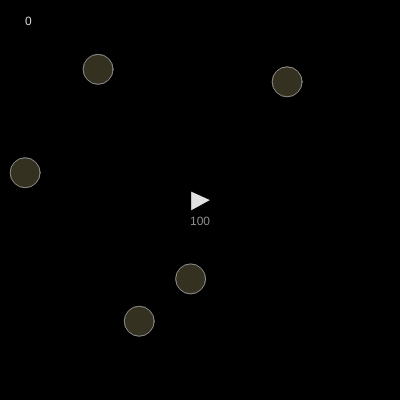
Frame 1 (no input)
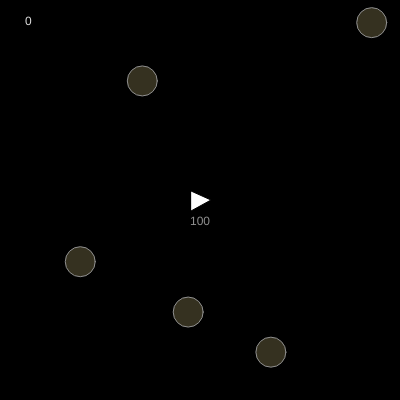
Frame 60 (no input)
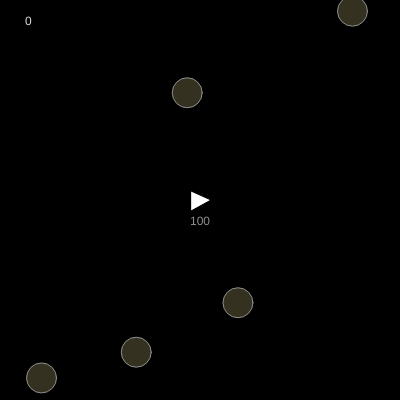
Frame 120 (the mouse pressed at the canvas centre since frame 60)

The p5.js sketch that drew these frames (run headless with seeded random() and noise() and a simulated clock; from frame 60 on, the mouse is pressed at the canvas centre):

// p5.js sketch
// ── sketch.js
function setup() {
 createCanvas(400, 400);
 p = createVector(width / 2, height / 2)
 pVel = createVector(0, 0);
 force = createVector(0, 0);
 size = 10;
 heading = 0;
 boostColor = color(0, 255, 0);
 playerColor = color(225);
 Score = 0;
 Health = 100;
 bb = [];
 bbVel = [];
 bbSize = 30;
 for (var i = 0; i < 5; i++) {
  bb.push(createVector(random(0, width), random(0, height)));
  bbVel.push(p5.Vector.random2D().mult(random(0.25, 2.25)));
 }
}
function draw() {
 background(0);
 updatePlayer();
 updateBubbles();
 updateLasers();
}
// ── bubbles.js
var bb;
var bbVel;
var bbSize;
function updateBubbles() {
 touch = false;
 for (var i = 0; i < bb.length; i++) {
  push();
  if (dist(bb[i].x, bb[i].y, p.x, p.y) < bbSize / 2) {
   touch = true;
   console.log(touch);
  }
  bb[i].add(bbVel[i]);
  if (bb[i].x > width + bbSize / 2) {
   bb[i].x = 0
  }
  if (bb[i].x < -bbSize / 2) {
   bb[i].x = 400
  }
  if (bb[i].y > height + bbSize / 2) {
   bb[i].y = 0
  }
  if (bb[i].y < -bbSize / 2) {
   bb[i].y = 400
  }
  fill(243, 223, 144, 56)
  stroke(144);
  ellipse(bb[i].x, bb[i].y, bbSize);
  pop();
 }
 if (touch == true) {
  playerColor = color(255, 0, 0);
  Health--;
 } 
 else {
  playerColor = color(255);
 }
 if(Health<=0){
     text("Game Over",200,200)
 }
}
// ── laser.js
lasers = [];
laserVel = [];
function updateLasers() {
 for (var i = 0; i < lasers.length; i++) {
  for (var z = 0; z < bb.length; z++) {
   if (dist(lasers[i].x, lasers[i].y, bb[z].x, bb[z].y) < bbSize / 2) {
    bb[z] = createVector(random(0, width), random(0, height));
    bbVel[z] = p5.Vector.random2D().mult(random(0.25, 2.25));
    Score++;
   }
  }
  lasers[i].add(laserVel[i]);
  push();
  stroke(120, 11, 255);
  line(lasers[i].x, lasers[i].y, lasers[i].x + laserVel[i].x * 4, lasers[i].y + laserVel[i].y * 4)
  pop();
 }
}
function keyPressed() {
 if (keyCode == 32) {
  lasers.push(createVector(p.x, p.y));
  laserVel.push(p5.Vector.fromAngle(radians(heading)).mult(7));
 }
}
// ── player.js
var p;
var size;
var heading;
var pVel;
var force;
var boostColor;
var touch;
var playerColor;
var Score;
var Health;
function updatePlayer() {
 boostColor = color(0)
 if (keyIsDown(LEFT_ARROW)) {
  heading -= 6;
 }
 if (keyIsDown(RIGHT_ARROW)) {
  heading += 6;
 }
 if (keyIsDown(UP_ARROW)) {
  force = p5.Vector.fromAngle(radians(heading));
  pVel.add(force.mult(0.2));
  boostColor = color(13, 255, 25);
 }
 if (p.x > 400) {
  p.x = 0
 }
 if (p.x < 0) {
  p.x = 400
 }
 if (p.y > 400) {
  p.y = 0
 }
 if (p.y < 0) {
  p.y = 400
 }
 pVel.mult(0.978);
 p.add(pVel);
 push();
 translate(p.x, p.y);
 rotate(radians(heading));
 fill(boostColor)
 triangle(-size + 2, size * .7, -size * 3.5, size / 7, size * -.7, -size * .7);
 fill(playerColor);
 triangle(-size + 1, -size + 1, size + 1, 0, -size + 1, size + 1);
 pop();
 fill(144);
 text(Health, p.x - 10, p.y + 25)
 fill(223);
 text(Score, 25, 25);
}
